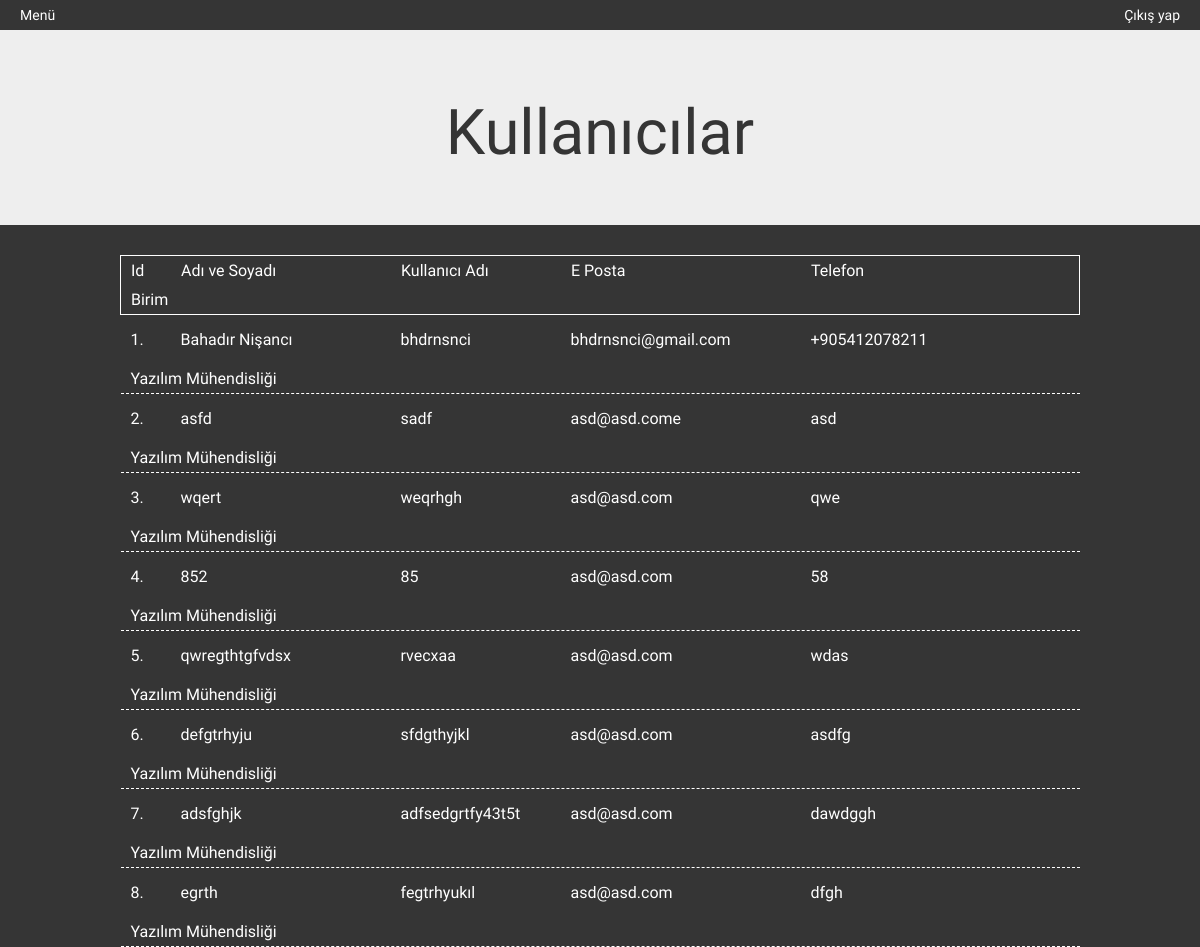
Page /staff (signed in) on the earlier database version.
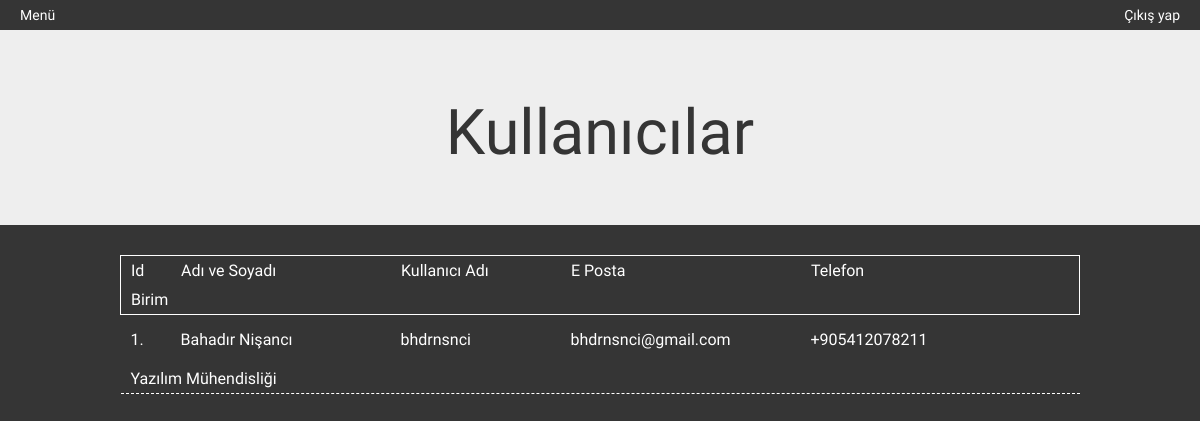
Same page on the later database version.
### tables this page shows
CREATE TABLE staff(id integer primary key autoincrement, name text, username text, password text, email text, phone text, department text, cameras text);

### app.py (the view)
@app.route("/staff", methods=["POST", "GET"])
def staff():
    if session["logedin"] == True:
        with sqlite3.connect("FaceDatabase.db") as usersdb:
            usersdb.row_factory = sqlite3.Row
            cursor = usersdb.cursor()
            cursor.execute("select * from staff")
            rows = cursor.fetchall()
            return render_template("staff.html", rows=rows)
    else:
        return redirect(url_for("login"))

### templates/staff.html (shortened to what this page needs)
<html>
<head>
</head>
<body>
<div style="float: left; padding: 5px 20px;"><a href="/menu">Menü</a></div>
<div style="float: right; padding: 5px 20px;"><a href="/logout">Çıkış yap</a></div>
<div class="jumbotron text-center" style="clear: both;">
  <div class="container">
    <h1>Kullanıcılar</h1>
  </div>
</div>
<div id="userlist">
  <table>
    <tr class="table-title">
      <td class="itemt identity"> Id </td>
      <td class="itemt name"> Adı ve Soyadı </td>
      <td class="itemt username"> Kullanıcı Adı </td>
      <td class="itemt email"> E Posta </td>
      <td class="itemt phone"> Telefon </td>
      <td class="itemt department"> Birim </td>
    </tr>
  {% for r in rows: %}
    <tr>
      <td class="item identity"> {{ r["id"] }}. </td>
      <td class="item name"> {{ r["name"] }} </td>
      <td class="item username"> {{ r["username"] }} </td>
      <td class="item email"> {{ r["email"] }} </td>
      <td class="item phone"> {{ r["phone"] }} </td>
      <td class="item department"> {{ r["department"] }} </td>
    </tr>
  {% endfor %}
  </table>
</div>
</body>
</html>

### templates/staff.html (style rules this page uses)
body { font-family: 'Comfortaa', cursive; background: #353535; color: #FFF; }
.jumbotron h1 { color: #353535; }
a { color: #fff; text-decoration: none; }
#userlist { width: 80%; margin: 0 auto; text-align: left; }
.item { float: left; margin: 15px 10px 5px 10px; }
.itemt { float: left; margin: 5px 10px 5px 10px; }
.identity { width: 30px; }
.name { width: 200px; }
.username { width: 150px; }
.email, .department { width: 220px; }
.phone { width: 150px; }
table { margin: 0px auto; }
tr { border-bottom: 1px dashed #fff; }
.table-title { border: 1px solid #fff; }

Differences in the rows shown:
removed staff: id "2", name "asfd", username "sadf", email "asd@asd.come", phone "asd", department "Yazılım Mühendisliği"
removed staff: id "3", name "wqert", username "weqrhgh", email "asd@asd.com", phone "qwe", department "Yazılım Mühendisliği"
removed staff: id "4", name "852", username "85", email "asd@asd.com", phone "58", department "Yazılım Mühendisliği"
removed staff: id "5", name "qwregthtgfvdsx", username "rvecxaa", email "asd@asd.com", phone "wdas", department "Yazılım Mühendisliği"
removed staff: id "6", name "defgtrhyju", username "sfdgthyjkl", email "asd@asd.com", phone "asdfg", department "Yazılım Mühendisliği"
removed staff: id "7", name "adsfghjk", username "adfsedgrtfy43t5t", email "asd@asd.com", phone "dawdggh", department "Yazılım Mühendisliği"
removed staff: id "8", name "egrth", username "fegtrhyukıl", email "asd@asd.com", phone "dfgh", department "Yazılım Mühendisliği"
